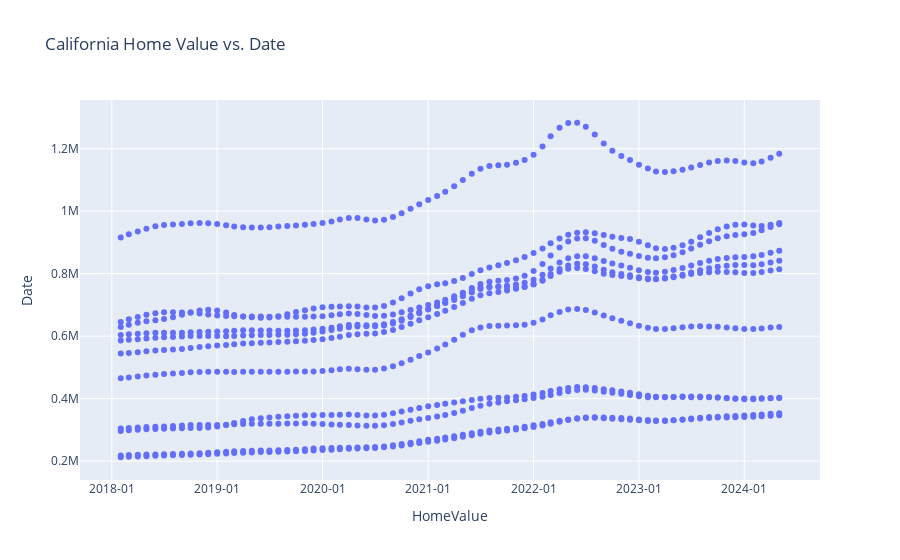

The notebook cell saved with this chart:
### Code cell
#https://plotly.com/python/line-and-scatter/
#fig = px.scatter(df, x="sepal_width", y="sepal_length")

fig = px.scatter(
    CA_df, 
    x='Date',
    y='HomeValue',
    hover_data={'Location':True, 'HomeValue':True},
    title='Cost of the Homes in California',
    labels={'x': 'Date', 'y': 'HomeValue'}
)

fig.update_layout(
    xaxis_title='HomeValue',
    yaxis_title='Date',
    title='California Home Value vs. Date',
    xaxis=dict(
        tickformat='%Y-%m',
        showgrid=True
    ),
    yaxis=dict(
        showgrid=True
    )
)
fig.show()

### Figure 1 — Plotly figure (JSON) as saved in the notebook; plotly's stock layout.template omitted (floating-point values rounded to 4 significant figures; data arrays with more than 128 entries replaced by an {"elided": "..."} marker saying what was removed)
{"data": [{"customdata": {"elided": "836x1 str values"}, "hovertemplate": "Date=%{x}<br>HomeValue=%{y}<br>Location=%{customdata[0]}<extra></extra>", "legendgroup": "", "marker": {"color": "#636efa", "symbol": "circle"}, "mode": "markers", "name": "", "orientation": "v", "showlegend": false, "type": "scatter", "x": {"elided": "836 str values"}, "xaxis": "x", "y": {"elided": "836 float values"}, "yaxis": "y"}], "layout": {"autosize": true, "legend": {"tracegroupgap": 0}, "title": {"text": "California Home Value vs. Date"}, "xaxis": {"anchor": "y", "autorange": true, "domain": [0, 1], "range": ["2017-09-16 03:47:21.8392", "2024-09-15 20:12:38.1608"], "showgrid": true, "tickformat": "%Y-%m", "title": {"text": "HomeValue"}, "type": "date"}, "yaxis": {"anchor": "x", "autorange": true, "domain": [0, 1], "range": [124200.0, 1371000.0], "showgrid": true, "title": {"text": "Date"}, "type": "linear"}}}
